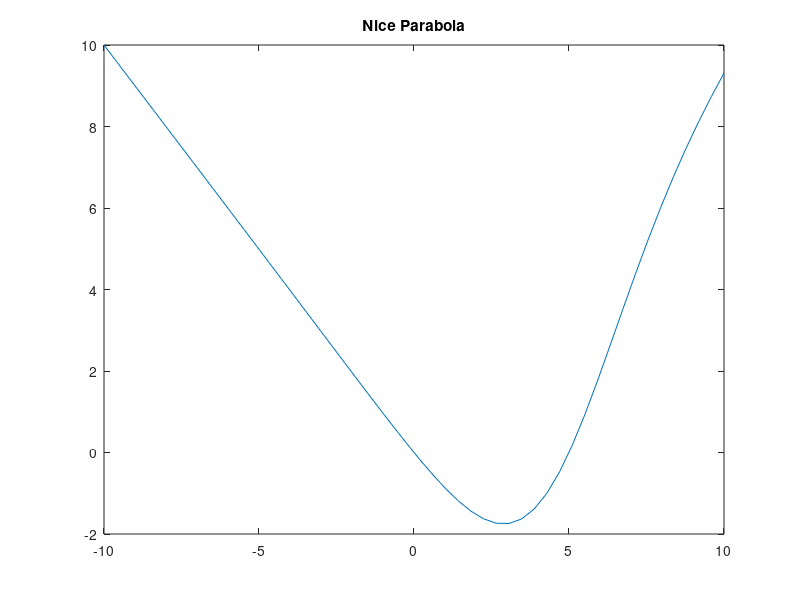
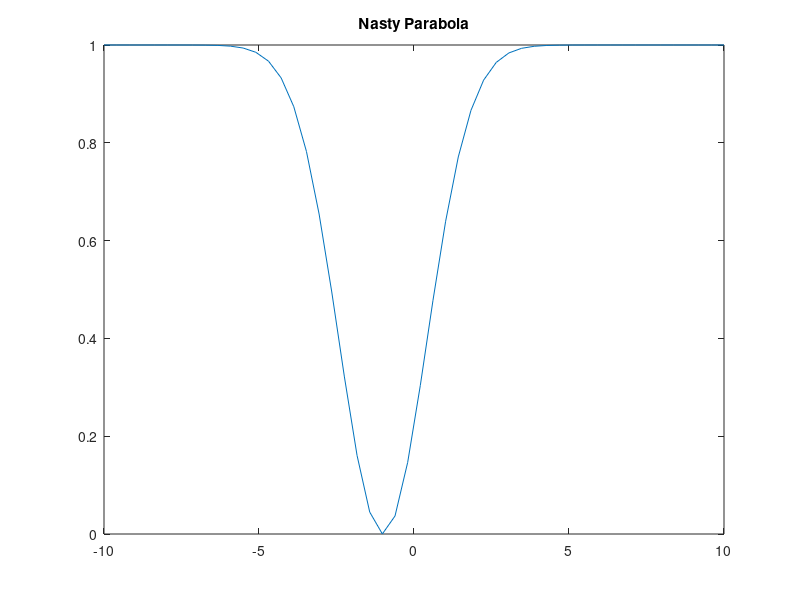

Source code (MATLAB) for these figures, in order: (Note: this script raises an error after producing the figures.)
% Nice function 
f1 = @(x)(x*tanh((x-5)/3));
% Nasty function
f2 = @(x)(1 - exp(-((x+1)^2/4)));
x = linspace(-10,10,50);

f1_vals = zeros(1,50);
f2_vals = zeros(1,50);
for i = 1:50
    f1_vals(i) = f1(x(i));
    f2_vals(i) = f2(x(i));
end

%lets check the parabolas looks comparable to homework question
figure(1);
plot(x,f1_vals)
title("Nice Parabola")
figure(2)
plot(x,f2_vals)
title("Nasty Parabola")
%Plot looks good. 

% Finding the minimum of the Nice function
x_min_f1 = fminbnd(f1, -10, 10); % Minimize within range [-10, 10]
min_value_f1 = f1(x_min_f1);      % Calculate the minimum value

% Finding the minimum of the Nasty function
x_min_f2 = fminbnd(f2, -10, 10); % Minimize within range [-10, 10]
min_value_f2 = f2(x_min_f2);      % Calculate the minimum value

% Display the results
fprintf('Minimum value of Nice function f1 is %.4f at x = %.4f\n', min_value_f1, x_min_f1);
fprintf('Minimum value of Nasty function f2 is %.4f at x = %.4f\n', min_value_f2, x_min_f2);

%Set a,b,c we can pick any in interveral [-10,10] and tol 1e-5
a = -10;
b = 0;
c = 10;
tol = 1e-5;

warning('off','MATLAB:nearlySingularMatrix');

f1_min = quadratic_fit_1(f1,a,b,c,tol);
%f2_min = quadratic_fit_1(f2,a,b,c,tol);
fprintf("f1 min is at x = " + f1_min + " and its value is" + f1(f1_min) + "\n")
%fprintf("f2 min is at x = " + f2_min + " and its value is" + f2(f2_min) + "\n")
fprintf("Min values are the same for calculated using matlabs inbuilt function for the nice function regarding quadratic fit\n " + ...
    "unfortunately, f2 does not converge, in order to not have the error message, I have commented out the code.")

